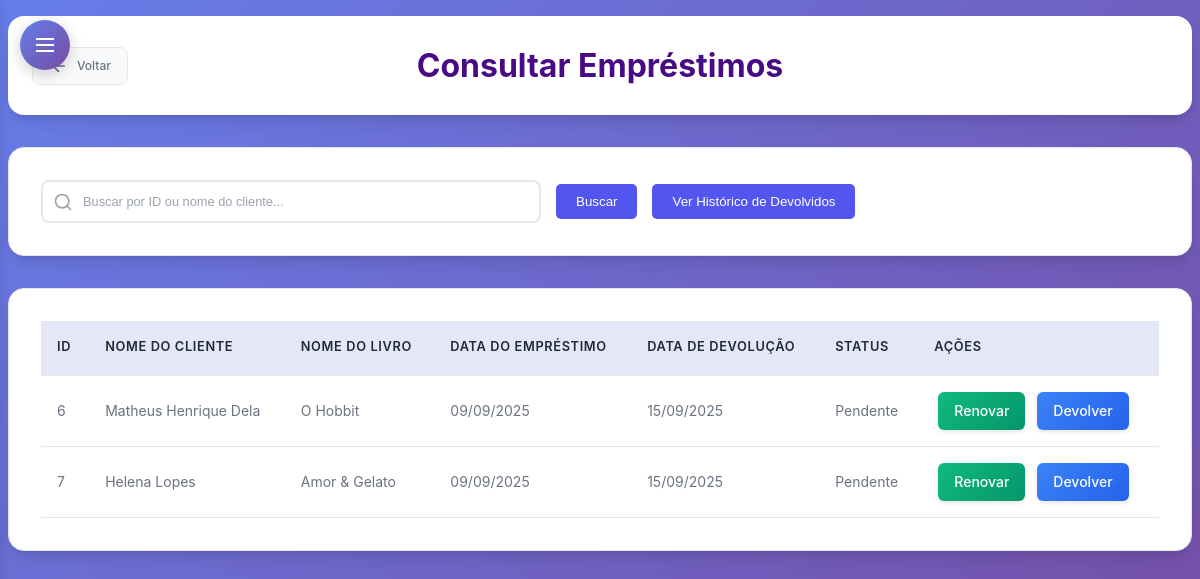
Screenshot of /subtelas/consultar_emprestimo.php (signed in) with the database file from the repository.
### tables this page shows
CREATE TABLE `emprestimo` (
  `Cod_Emprestimo` int(11) NOT NULL,
  `Cod_Cliente` int(11) NOT NULL,
  `Cod_Livro` int(11) NOT NULL,
  `Data_Emprestimo` date NOT NULL,
  `Data_Devolucao` date NOT NULL,
  `Data_Ultima_Renovacao` date DEFAULT NULL,
  `Status_Emprestimo` enum('Pendente','Devolvido') DEFAULT 'Pendente'
);

CREATE TABLE `cliente` (
  `Cod_Cliente` int(11) NOT NULL,
  `Cod_Perfil` int(11) DEFAULT NULL,
  `Nome` varchar(50) NOT NULL,
  `CPF` varchar(15) NOT NULL,
  `Email` varchar(255) NOT NULL,
  `Sexo` varchar(10) NOT NULL,
  `Nome_Responsavel` varchar(50) DEFAULT NULL,
  `Telefone` varchar(20) NOT NULL,
  `Data_Nascimento` date NOT NULL,
  `CEP` varchar(20) NOT NULL,
  `UF` char(2) NOT NULL,
  `Cidade` varchar(30) NOT NULL,
  `Bairro` varchar(30) NOT NULL,
  `Rua` varchar(40) NOT NULL,
  `Num_Residencia` int(11) NOT NULL,
  `Foto` longblob NOT NULL,
  `status` enum('ativo','inativo') DEFAULT 'ativo'
);

CREATE TABLE `livro` (
  `Cod_Livro` int(11) NOT NULL,
  `Cod_Autor` int(11) DEFAULT NULL,
  `Cod_Editora` int(11) DEFAULT NULL,
  `Cod_Doador` int(11) DEFAULT NULL,
  `Cod_Genero` int(11) DEFAULT NULL,
  `Titulo` varchar(50) NOT NULL,
  `Data_Lancamento` varchar(12) DEFAULT NULL,
  `Data_Registro` varchar(12) DEFAULT NULL,
  `Quantidade` int(11) NOT NULL,
  `Num_Prateleira` char(2) DEFAULT NULL,
  `Foto` longblob NOT NULL,
  `status` enum('ativo','inativo') DEFAULT 'ativo'
);

### subtelas/consultar_emprestimo.php (the view, shortened to what this page needs)
  <?php
require_once '../conexao.php';
$emprestimos = [];
$mostrar_inativos = isset($_GET['inativos']) && $_GET['inativos'] === 'true';
try {
    $statusFiltro = $mostrar_inativos ? "e.Status_Emprestimo = 'inativo'" : "e.Status_Emprestimo = 'Pendente'";
    if ($_SERVER["REQUEST_METHOD"] == "POST" && !empty($_POST['busca'])) {
        $busca = trim($_POST['busca']);
        if (is_numeric($busca)) {
            $sql = "SELECT e.Cod_Emprestimo, c.Nome AS Nome_Cliente, l.Titulo AS Nome_Livro,
                           e.Data_Emprestimo, e.Data_Devolucao, e.Status_Emprestimo
                      FROM emprestimo e
                      INNER JOIN cliente c ON e.Cod_Cliente = c.Cod_Cliente
                      INNER JOIN livro l ON e.Cod_Livro = l.Cod_Livro
                      WHERE e.Cod_Emprestimo = :busca AND $statusFiltro
                      ORDER BY e.Data_Emprestimo DESC";
            $stmt = $pdo->prepare($sql);
            $stmt->bindParam(':busca', $busca, PDO::PARAM_INT);
        } else {
            $sql = "SELECT e.Cod_Emprestimo, c.Nome AS Nome_Cliente, l.Titulo AS Nome_Livro,
                           e.Data_Emprestimo, e.Data_Devolucao, e.Status_Emprestimo
                      FROM emprestimo e
                      INNER JOIN cliente c ON e.Cod_Cliente = c.Cod_Cliente
                      INNER JOIN livro l ON e.Cod_Livro = l.Cod_Livro
                      WHERE c.Nome LIKE :busca_nome AND $statusFiltro
                      ORDER BY e.Data_Emprestimo DESC";
            $stmt = $pdo->prepare($sql);
            $stmt->bindValue(':busca_nome', "$busca%", PDO::PARAM_STR);
        }
    } else {
        $sql = "SELECT e.Cod_Emprestimo, c.Nome AS Nome_Cliente, l.Titulo AS Nome_Livro,
                       e.Data_Emprestimo, e.Data_Devolucao, e.Status_Emprestimo
                  FROM emprestimo e
                  INNER JOIN cliente c ON e.Cod_Cliente = c.Cod_Cliente
                  INNER JOIN livro l ON e.Cod_Livro = l.Cod_Livro
                  WHERE $statusFiltro
                  ORDER BY e.Data_Emprestimo DESC";
        $stmt = $pdo->prepare($sql);
    }
    $stmt->execute();
    $emprestimos = $stmt->fetchAll(PDO::FETCH_ASSOC);
} catch (PDOException $e) {
    $erro = "Erro na consulta: " . $e->getMessage();
    $emprestimos = [];
}
?>
<!DOCTYPE html>
<html lang="pt-br">
<head>
  <link rel="stylesheet" type="text/css" href="subtelas_css/consultas.css" />
  <link rel="stylesheet" type="text/css" href="subtelas_css/sidebar-dropdown.css" />
</head>
<body>
    <?php include 'includes/sidebar-dropdown.php'; ?>
  <div class="page-wrapper">
    <header>
      <a href="<?= $linkVoltar ?>" class="btn-voltar">
                    <svg width="20" height="20" viewBox="0 0 24 24" fill="none" stroke="currentColor" stroke-width="2">
                        <path d="M19 12H5M12 19l-7-7 7-7"/>
                    </svg>
                    Voltar
                </a>
      <h1>Consultar Empréstimos</h1>
    </header>
    <form action="consultar_emprestimo.php" method="POST">
    <div class="filtro-container">
      <div id="search-container">
          <div class="input-wrapper">
                         <input type="text" id="search-input" name="busca" placeholder="Buscar por ID ou nome do cliente..." value="<?= htmlspecialchars(isset($_POST['busca']) ? $_POST['busca'] : '') ?>">
          </div>
          <button type="submit" class="btn-filtrar">Buscar</button>
                     <div>
             <button type="button" id="btn-historico" class="btn-filtrar" onclick="alternarVisualizacao()">
               Ver Histórico de Devolvidos
             </button>
           </div>
        </div>
    </form>
    <nav>
      <table id="funcionarios-table">
        <thead>
          <tr>
            <th>ID</th>
            <th>NOME DO CLIENTE</th>
            <th>NOME DO LIVRO</th>
            <th>DATA DO EMPRÉSTIMO</th>
            <th>DATA DE DEVOLUÇÃO</th>
            <th>STATUS</th>
            <th>AÇÕES</th>
          </tr>
        </thead>
        <tbody>
          <?php if (!empty($emprestimos) && is_array($emprestimos)): ?>
            <?php foreach ($emprestimos as $e): ?>
              <tr>
                <td><?= htmlspecialchars($e['Cod_Emprestimo']) ?></td>
                <td><?= htmlspecialchars($e['Nome_Cliente']) ?></td>
                <td><?= htmlspecialchars($e['Nome_Livro']) ?></td>
                <td><?= date("d/m/Y", strtotime($e['Data_Emprestimo'])) ?></td>
                <td><?= $e['Data_Devolucao'] ? date("d/m/Y", strtotime($e['Data_Devolucao'])) : 'Não devolvido' ?></td>
                <td><?= htmlspecialchars($e['Status_Emprestimo']) ?></td>
                <td>
                  <?php if ($mostrar_inativos): ?>
                    <a href="consultar_emprestimo.php?reativar=<?= $e['Cod_Emprestimo'] ?>&inativos=true" class="btn-action btn-reactivate" title="Reativar" onclick="return confirm('Deseja reativar este empréstimo?')">
                      <svg width="16" height="16" viewBox="0 0 24 24" fill="none" stroke="currentColor" stroke-width="2">
                        <path d="M9 12l2 2 4-4M21 12c0 4.97-4.03 9-9 9s-9-4.03-9-9 4.03-9 9-9 9 4.03 9 9z"/>
                      </svg>
                    </a>
                  <?php else: ?>
                    <a href="renovar_emprestimo.php?id=<?= htmlspecialchars($e['Cod_Emprestimo']) ?>" class="renovar">Renovar</a>
                    <a href="devolver_emprestimo.php?id=<?= htmlspecialchars($e['Cod_Emprestimo']) ?>" class="devolver">Devolver</a>
                  <?php endif; ?>
                </td>
              </tr>
            <?php endforeach; ?>
          <?php else: ?>
              <tr><td colspan="7">Nenhum empréstimo pendente encontrado</td></tr>
          <?php endif; ?>
        </tbody>
      </table>
    </nav>
    </div>
</body>
</html>

### subtelas/subtelas_css/sidebar-dropdown.css (style rules this page uses)
.page-wrapper { transition: margin-left 0.3s ease; }

### subtelas/consultar_emprestimo.php (style rules this page uses)
#search-container { display: flex; align-items: center; gap: 15px; flex: 1; min-width: 300px; }
.input-wrapper { flex: 1; position: relative; }
.btn-filtrar { padding: 10px 20px; background:rgb(83, 86, 238); color: white; border: none; border-radius: 5px; cursor: pointer; transition: background 0.3s; font-weight: 500; }
a { text-decoration: none; }

### rows the page displays
emprestimo: Cod_Emprestimo "6", Cod_Cliente.Nome "Matheus Henrique Dela", Cod_Livro.Titulo "O Hobbit", Data_Emprestimo "09/09/2025", Data_Devolucao "15/09/2025", Status_Emprestimo "Pendente"
emprestimo: Cod_Emprestimo "7", Cod_Cliente.Nome "Helena Lopes", Cod_Livro.Titulo "Amor & Gelato", Data_Emprestimo "09/09/2025", Data_Devolucao "15/09/2025", Status_Emprestimo "Pendente"
